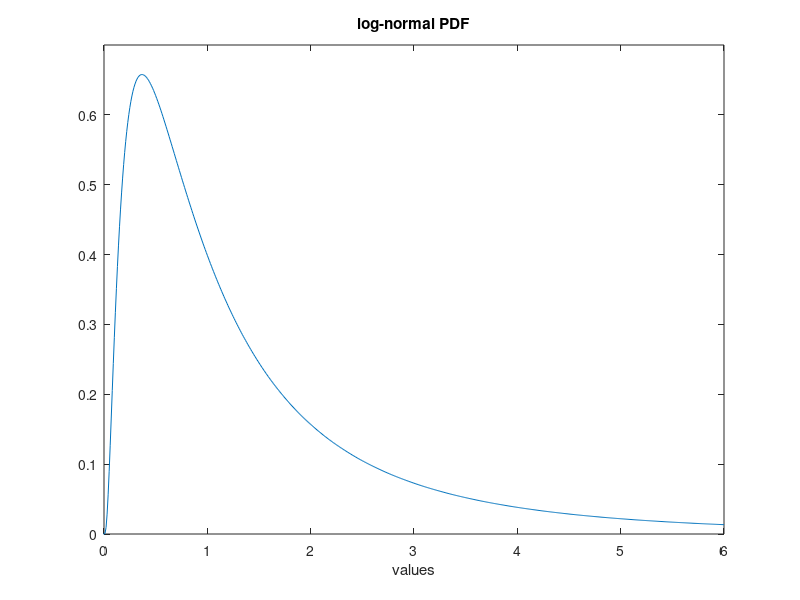

MATLAB code to generate this figure:
% Log-normal PDF
v=-3:0.01:6; %values set
mu=0; sigma=1; %random variable parameters
ypdf=lognpdf(v,mu,sigma); %log-normal PDF
plot(v,ypdf); hold on; %plots figure
axis([0 6 0 0.7]);
xlabel('values'); title('log-normal PDF');
